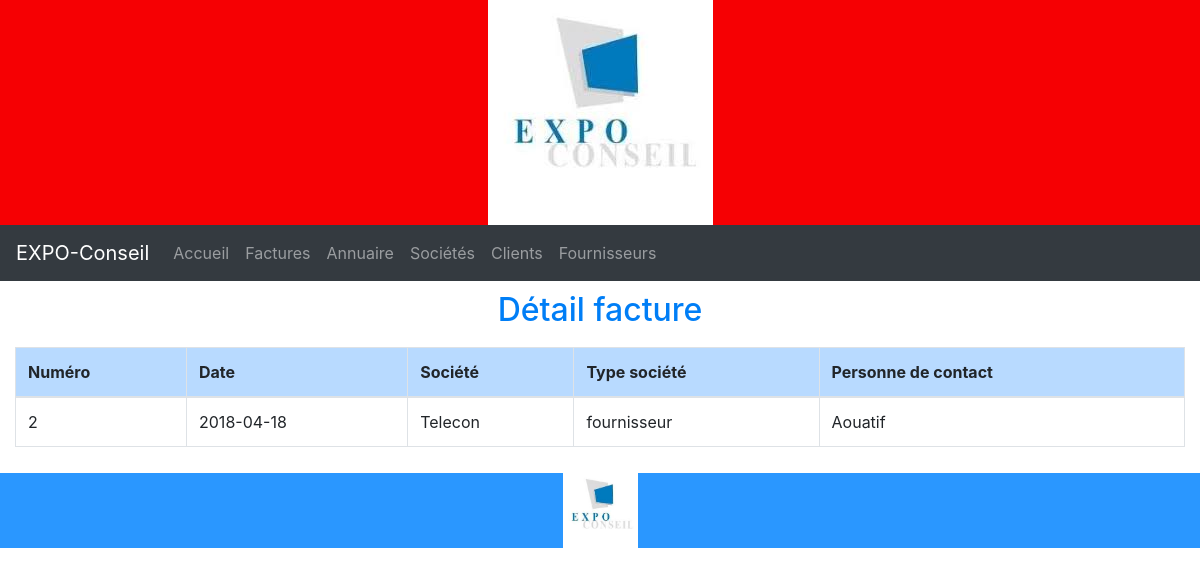
The app's page /?page=detailfacture&id=2 with its own data.
### tables this page shows
CREATE TABLE `facture` (
  `idfacture` int(10) UNSIGNED NOT NULL,
  `numero` int(11) NOT NULL,
  `date_facture` date NOT NULL,
  `motif_prestation` varchar(45) NOT NULL,
  `societes_idsocietes` int(10) UNSIGNED NOT NULL,
  `annuaire_idannuaire` int(10) UNSIGNED NOT NULL
);

CREATE TABLE `societes` (
  `idsocietes` int(10) UNSIGNED NOT NULL,
  `nom_societe` varchar(45) NOT NULL,
  `adresse` varchar(60) NOT NULL,
  `pays` varchar(45) NOT NULL,
  `telephone_societe` bigint(18) NOT NULL,
  `num_tva` bigint(18) UNSIGNED NOT NULL,
  `type_idtype` int(10) UNSIGNED NOT NULL
);

CREATE TABLE `type` (
  `idtype` int(10) UNSIGNED NOT NULL,
  `type` varchar(45) NOT NULL
);

CREATE TABLE `annuaire` (
  `idannuaire` int(10) UNSIGNED NOT NULL,
  `nom` varchar(45) NOT NULL,
  `prenom` varchar(45) NOT NULL,
  `telephone` int(11) NOT NULL,
  `email` varchar(45) NOT NULL
);

### controllers/controller-facture.php (called while the page is built, shortened)
<?php
require './models/model-facture.php';
function detailFacture()
{
    $donnees = getDetailFacture();
    require './views/view-detailfacture.php';
}

### models/model-facture.php (called while the page is built, shortened)
<?php
function getDetailFacture()
{
    global $bd;
    $id = $_GET['id'];
    $resultat = $bd->query("SELECT * FROM facture
        JOIN annuaire ON facture.annuaire_idannuaire = annuaire.idannuaire
        JOIN societes ON facture.societes_idsocietes = societes.idsocietes
        JOIN type ON societes.type_idtype = type.idtype
        WHERE idfacture=$id");
    return $resultat->fetch();
}

### views/view-detailfacture.php (the view, shortened to what this page needs)
<div class="container-fluid">
<h2>Détail facture</h2>
<div class="table-responsive">
 <table class="table table-bordered table-hover">
   <thead class="table-primary">
<tr >
      <th>Numéro</th>
      <th>Date</th>
      <th>Société</th>
      <th>Type société</th>
      <th>Personne de contact</th>
</tr>
</thead>
<tbody>
      <tr>
        <td><?= $donnees['numero']; ?></td>
        <td><?= $donnees['date_facture']; ?></td>
        <td><?= $donnees['nom_societe']; ?></td>
        <td><?= $donnees['type']; ?></td>
        <td><?= $donnees['nom']; ?></td>
      </tr>
    </tbody>
</table>
</div>
</div>

### assets/css/style.css (style rules this page uses)
h2 { color: #007ef6; text-align: center; padding-top: 10px; padding-bottom: 10px; }

### records on screen
facture: numero "2", date_facture "2018-04-18", societes_idsocietes.nom_societe "Telecon", type.type "fournisseur", annuaire_idannuaire.nom "Aouatif"
